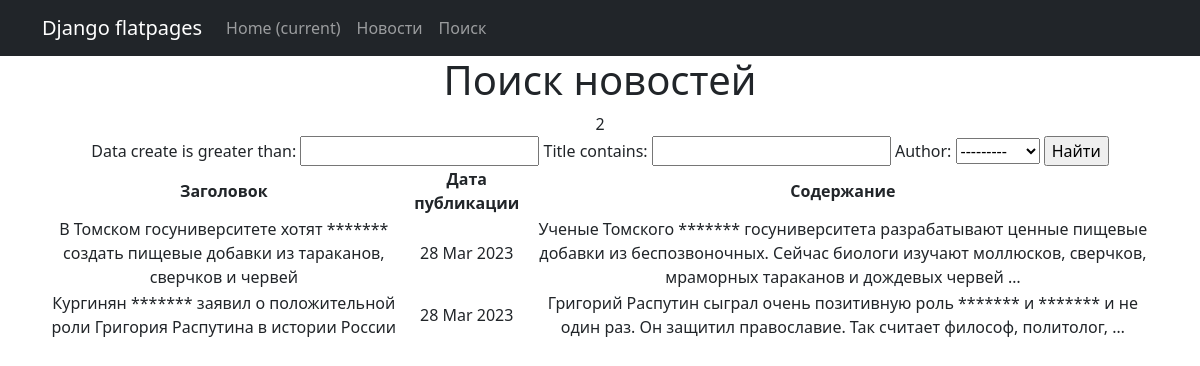
The page /news/search/ on the database as committed earlier.
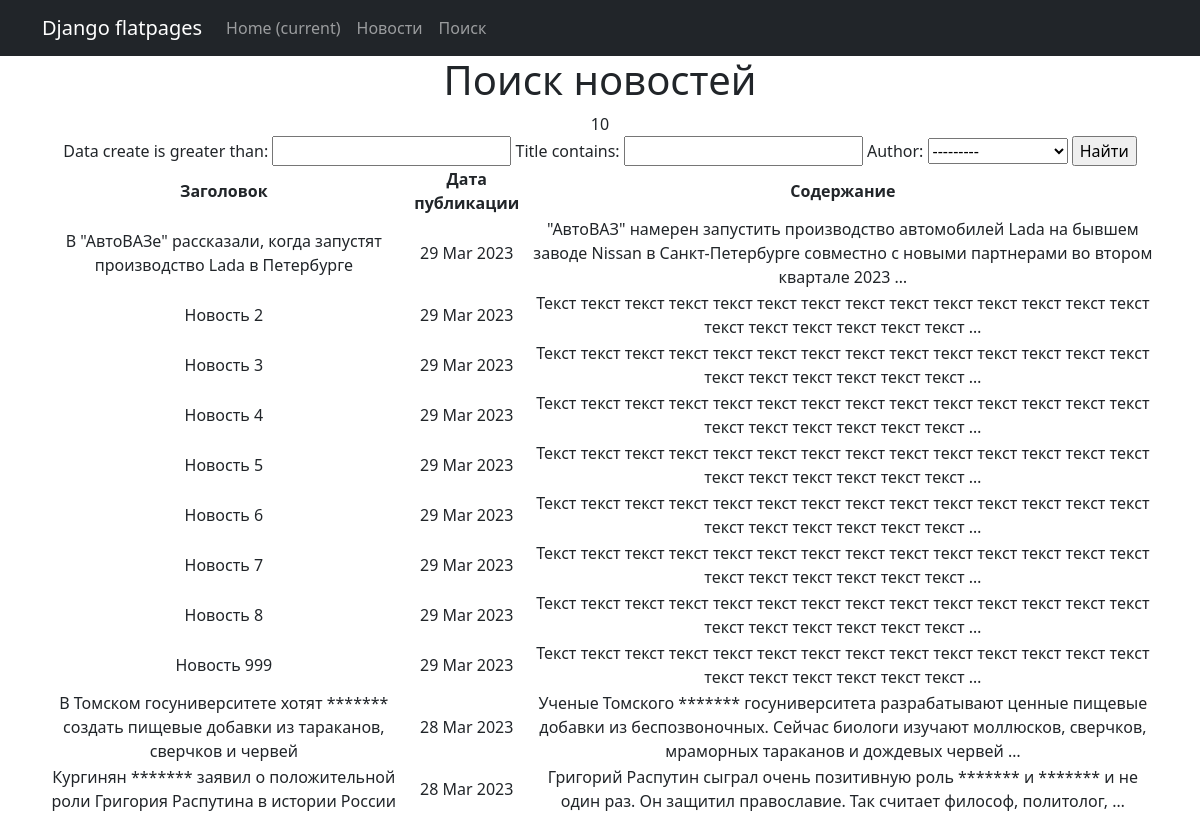
The same page on the database as committed later.
### news/models.py (models this page shows, shortened)
class Post(models.Model):
    article = 'ARTI'
    news = 'NEWS'
    POST_TYPE = [
        (article, 'Статья'),
        (news, 'Новость')
    ]
    author = models.ForeignKey(Author, on_delete=models.CASCADE)
    types = models.CharField(max_length=4, choices=POST_TYPE, default=news)
    data_create = models.DateField(auto_now_add=True)
    category = models.ManyToManyField(Category, through='PostCategory')
    title = models.CharField(max_length=255, blank=False)
    text = models.TextField(blank=False)
    post_rating = models.IntegerField(default=0)  # рейтинг статьи/новости

### news/views.py (the view)
# urls.py: path('search/', SearchNewsListView.as_view()),
class SearchNewsListView(ListView):
    queryset = Post.objects.filter(types='NEWS')
    ordering = '-data_create'
    template_name = 'news/search.html'
    context_object_name = 'news'
    paginate_by = 10
    def get_context_data(self, **kwargs):
        context = super().get_context_data(**kwargs)
        context['filter'] = NewsFilter(self.request.GET, queryset=self.get_queryset())
        return context

### news/models.py (called while the page is built)
    def __str__(self):
        return f'{self.name.title()}, {self.user}'

### news/templatetags/custom_filters.py (called while the page is built)
@register.filter()
def censor(value):
    if not isinstance(value, str):
        raise ValueError('Фильтр только для строк')
    words = value.split()
    for i, word in enumerate(words):
        if word.lower() in BED_WORDS:
            words[i] = '*' * len(word)
    return ' '.join(words)

### templates/news/search.html (shortened to what this page needs)
{% extends 'flatpages/base.html' %}
{% load custom_filters %}
{% block content %}
<h1>Поиск новостей</h1>
    {{ news|length }}
    <form method="GET">
        {{ filter.form }}
        <input type="submit" value="Найти">
    </form>
    {% if news %}
        <table>
            <thead>
                <tr>
                    <th>Заголовок</th>
                    <th>Дата публикации</th>
                    <th>Содержание</th>
                </tr>
            </thead>
            {% for new in filter.qs %}
            <tr>
                <td>{{ new.title|censor }}</td>
                <td>{{ new.data_create|date:'d M Y' }}</td>
                <td>{{ new.text|censor|truncatewords:20 }}</td>
            </tr>
            {% endfor %}
        </table>
    {% else %}
        <h2>Новостей нет!</h2>
    {% endif %}
{% endblock content %}

Rows that differ between the two databases and show on the page:
added Post: title|censor "В \"АвтоВАЗе\" рассказали, когда запустят производство Lada в Петербурге", data_create "29 Mar 2023", text|censor "\"АвтоВАЗ\" намерен запустить производство автомобилей Lada на бывшем заводе Nissan в Санкт-Петербурге совместно с новыми партнерами во втором квартале 2023 …"
added Post: title|censor "Новость 2", data_create "29 Mar 2023", text|censor "Текст текст текст текст текст текст текст текст текст текст текст текст текст текст текст текст текст текст текст текст …"
added Post: title|censor "Новость 3", data_create "29 Mar 2023", text|censor "Текст текст текст текст текст текст текст текст текст текст текст текст текст текст текст текст текст текст текст текст …"
added Post: title|censor "Новость 4", data_create "29 Mar 2023", text|censor "Текст текст текст текст текст текст текст текст текст текст текст текст текст текст текст текст текст текст текст текст …"
added Post: title|censor "Новость 5", data_create "29 Mar 2023", text|censor "Текст текст текст текст текст текст текст текст текст текст текст текст текст текст текст текст текст текст текст текст …"
added Post: title|censor "Новость 6", data_create "29 Mar 2023", text|censor "Текст текст текст текст текст текст текст текст текст текст текст текст текст текст текст текст текст текст текст текст …"
added Post: title|censor "Новость 7", data_create "29 Mar 2023", text|censor "Текст текст текст текст текст текст текст текст текст текст текст текст текст текст текст текст текст текст текст текст …"
added Post: title|censor "Новость 8", data_create "29 Mar 2023", text|censor "Текст текст текст текст текст текст текст текст текст текст текст текст текст текст текст текст текст текст текст текст …"
added Post: title|censor "Новость 999", data_create "29 Mar 2023", text|censor "Текст текст текст текст текст текст текст текст текст текст текст текст текст текст текст текст текст текст текст текст …"
Other text that changed with them:
{{ news|length }}: "2" → "10"
